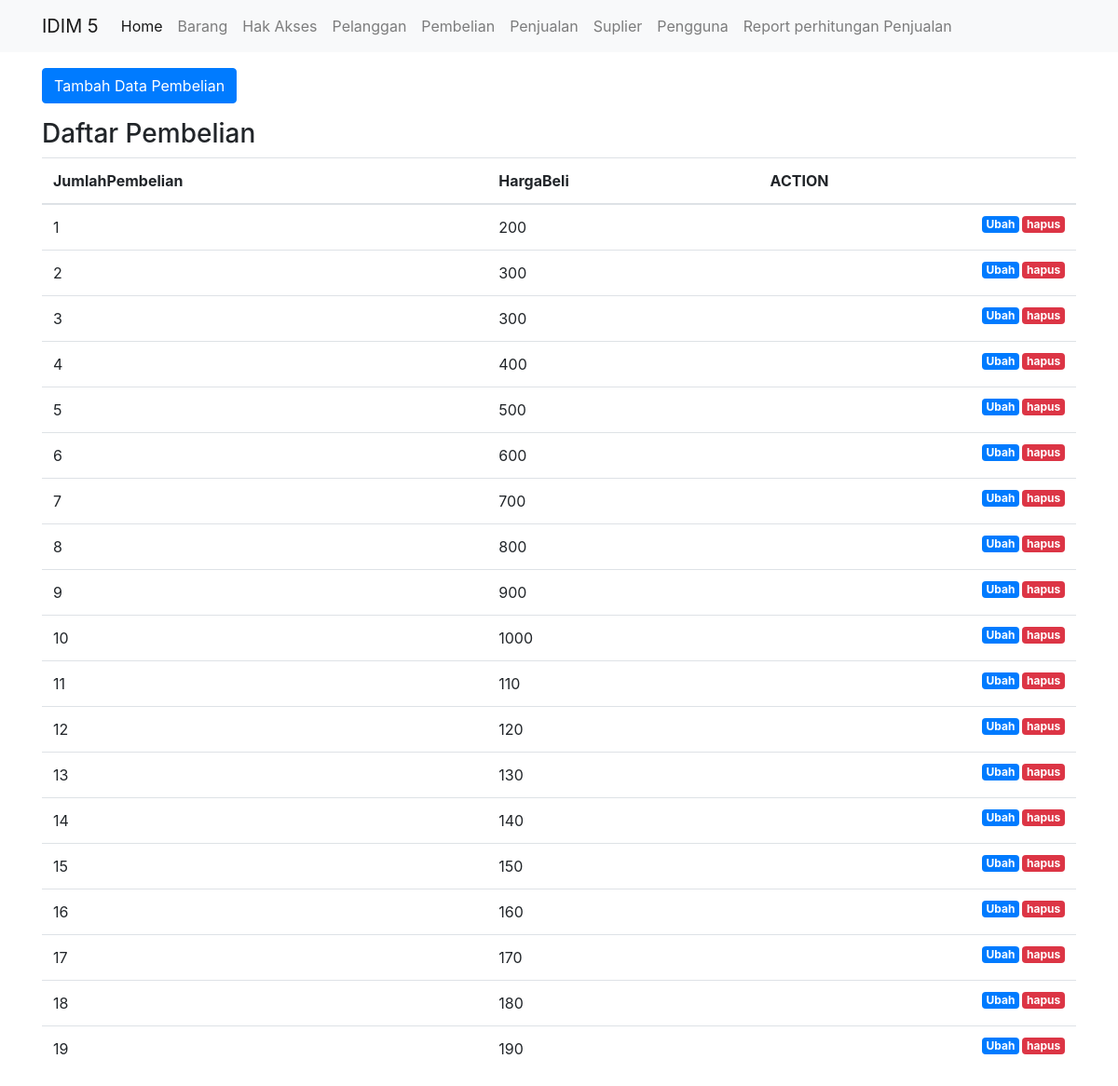
Screenshot of /public/pembelian with the database file from the repository.
### tables this page shows
CREATE TABLE `pembelian` (
  `IdPembelian` int(11) NOT NULL,
  `JumlahPembelian` int(11) DEFAULT NULL,
  `HargaBeli` int(11) DEFAULT NULL,
  `IdPengguna` int(11) DEFAULT NULL
);

### app/core/Controller.php (called while the page is built, shortened)
<?php
class Controller {
    public function view($view, $data = [])
    {
        require_once '../app/views/' . $view . '.php';
    }
    public function model($model)
    {
        return new $model;
    }
}

### app/controllers/Pembelian.php (called while the page is built, shortened)
<?php
class Pembelian extends Controller {
    public function index()
    {
        $data['judul'] = 'Daftar Pembelian';
        $data['br'] = $this->model('Pembelian_model')->getAllPembelian();
        $this->view('templates/header', $data);
        $this->view('pembelian/index', $data);
        $this->view('templates/footer');
    }
}

### app/core/App.php (called while the page is built, shortened)
<?php
class App {
    protected $method = 'index';
    protected $params = [];
    public function __construct()
    {
        $this->controller = new $this->controller;
        call_user_func_array([$this->controller, $this->method], $this->params);
    }
}

### public/index.php (called while the page is built, shortened)
<?php
$app = new App;

### app/core/Database.php (called while the page is built, shortened)
<?php
class Database {
    private $host = DB_HOST;
    private $user = DB_USER;
    private $pass = DB_PASS;
    private $db_name = DB_NAME;
    private $dbh;
    private $stmt;
    public function __construct()
    {
        $dsn = 'mysql:host=' . $this->host . ';dbname=' . $this->db_name;
        $option = [
            PDO::ATTR_PERSISTENT => true,
            PDO::ATTR_ERRMODE => PDO::ERRMODE_EXCEPTION
        ];
        try {
            $this->dbh = new PDO($dsn, $this->user, $this->pass, $option);
        } catch(PDOException $e) {
            die($e->getMessage());
        }
    }
    public function query($query)
    {
        $this->stmt = $this->dbh->prepare($query);
    }
    public function execute()
    {
        $this->stmt->execute();
    }
    public function resultSet()
    {
        $this->execute();
        return $this->stmt->fetchAll(PDO::FETCH_ASSOC);
    }
}

### app/models/Pembelian_model.php (called while the page is built, shortened)
<?php
class Pembelian_model {
    private $table = 'pembelian';
    private $db;
    public function __construct()
    {
        $this->db = new Database;
    }
    public function getAllPembelian()
    {
        $this->db->query('SELECT * FROM ' . $this->table);
        return $this->db->resultSet();
    }
}

### app/views/pembelian/index.php (the view, shortened to what this page needs)
<div class="container mt-3">
    <div class="row">
      <div class="col-lg-6">
      </div>
    </div>
    <div class="row mb-3">
      <div class="col-lg-6">
        <button type="button" class="btn btn-primary tombolTambahData" data-toggle="modal" data-target="#formModal">
          Tambah Data Pembelian
        </button>
      </div>
    </div>
    <h3>Daftar Pembelian</h3>
    <table class="table table-hover">
                <thead>
                    <tr>
                        <th scope="col">JumlahPembelian</th>
                        <th scope="col">HargaBeli</th>
                        <th scope="col">ACTION</th>
                    </tr>
                </thead>
                <tbody>
                    <?php foreach( $data['br'] as $br ) : ?>
                    <tr>
                        <td><?= $br['JumlahPembelian'];?></td>
                        <td> <?= $br['HargaBeli'];?></td>
                        <td>
                        <a href="<?= BASEURL; ?>/pembelian/hapus/<?= $br['IdPembelian']; ?>" class="badge badge-danger float-right" onclick="return confirm('yakin?');">hapus</a>
                        <a href="<?= BASEURL; ?>/pembelian/ubahDetail/<?= $br['IdPembelian']; ?>" class="badge badge-primary float-right">Ubah</a>
                        </td>
                    </tr>
                    <?php endforeach; ?>
                </tbody>
    </table>
</div>

### app/views/templates/header.php (shortened to what this page needs)
<!DOCTYPE html>
<html lang="en">
<head>
    <link rel="stylesheet" href="<?= BASEURL; ?>/css/bootstrap.css">
    <link rel="stylesheet" href="<?= BASEURL; ?>/css/style.css">
</head>
<body>
<nav class="navbar navbar-expand-lg navbar-light bg-light">
  <div class="container">
      <a class="navbar-brand" href="<?= BASEURL; ?>">IDIM 5</a>
      <div class="collapse navbar-collapse" id="navbarNavAltMarkup">
        <div class="navbar-nav">
          <a class="nav-item nav-link active" href="<?= BASEURL; ?>">Home <span class="sr-only">(current)</span></a>
          <a class="nav-item nav-link" href="<?= BASEURL; ?>/barang">Barang</a>
          <a class="nav-item nav-link" href="<?= BASEURL; ?>/akses">Hak Akses</a>
          <a class="nav-item nav-link" href="<?= BASEURL; ?>/pelanggan">Pelanggan</a>
          <a class="nav-item nav-link" href="<?= BASEURL; ?>/pembelian">Pembelian</a>
          <a class="nav-item nav-link" href="<?= BASEURL; ?>/penjualan">Penjualan</a>
          <a class="nav-item nav-link" href="<?= BASEURL; ?>/suplier">Suplier</a>
          <a class="nav-item nav-link" href="<?= BASEURL; ?>/pengguna">Pengguna</a>
          <a class="nav-item nav-link" href="<?= BASEURL; ?>/report">Report perhitungan Penjualan</a>
        </div>
      </div>
  </div>
</nav>

### app/views/templates/footer.php (shortened to what this page needs)
</body>
</html>

### public/css/style.css (style rules this page uses)
.badge { margin-left: 3px; }

### rows the page displays
pembelian: JumlahPembelian "1", HargaBeli "200"
pembelian: JumlahPembelian "2", HargaBeli "300"
pembelian: JumlahPembelian "3", HargaBeli "300"
pembelian: JumlahPembelian "4", HargaBeli "400"
pembelian: JumlahPembelian "5", HargaBeli "500"
pembelian: JumlahPembelian "6", HargaBeli "600"
pembelian: JumlahPembelian "7", HargaBeli "700"
pembelian: JumlahPembelian "8", HargaBeli "800"
pembelian: JumlahPembelian "9", HargaBeli "900"
pembelian: JumlahPembelian "10", HargaBeli "1000"
pembelian: JumlahPembelian "11", HargaBeli "110"
pembelian: JumlahPembelian "12", HargaBeli "120"
pembelian: JumlahPembelian "13", HargaBeli "130"
pembelian: JumlahPembelian "14", HargaBeli "140"
pembelian: JumlahPembelian "15", HargaBeli "150"
pembelian: JumlahPembelian "16", HargaBeli "160"
pembelian: JumlahPembelian "17", HargaBeli "170"
pembelian: JumlahPembelian "18", HargaBeli "180"
pembelian: JumlahPembelian "19", HargaBeli "190"
